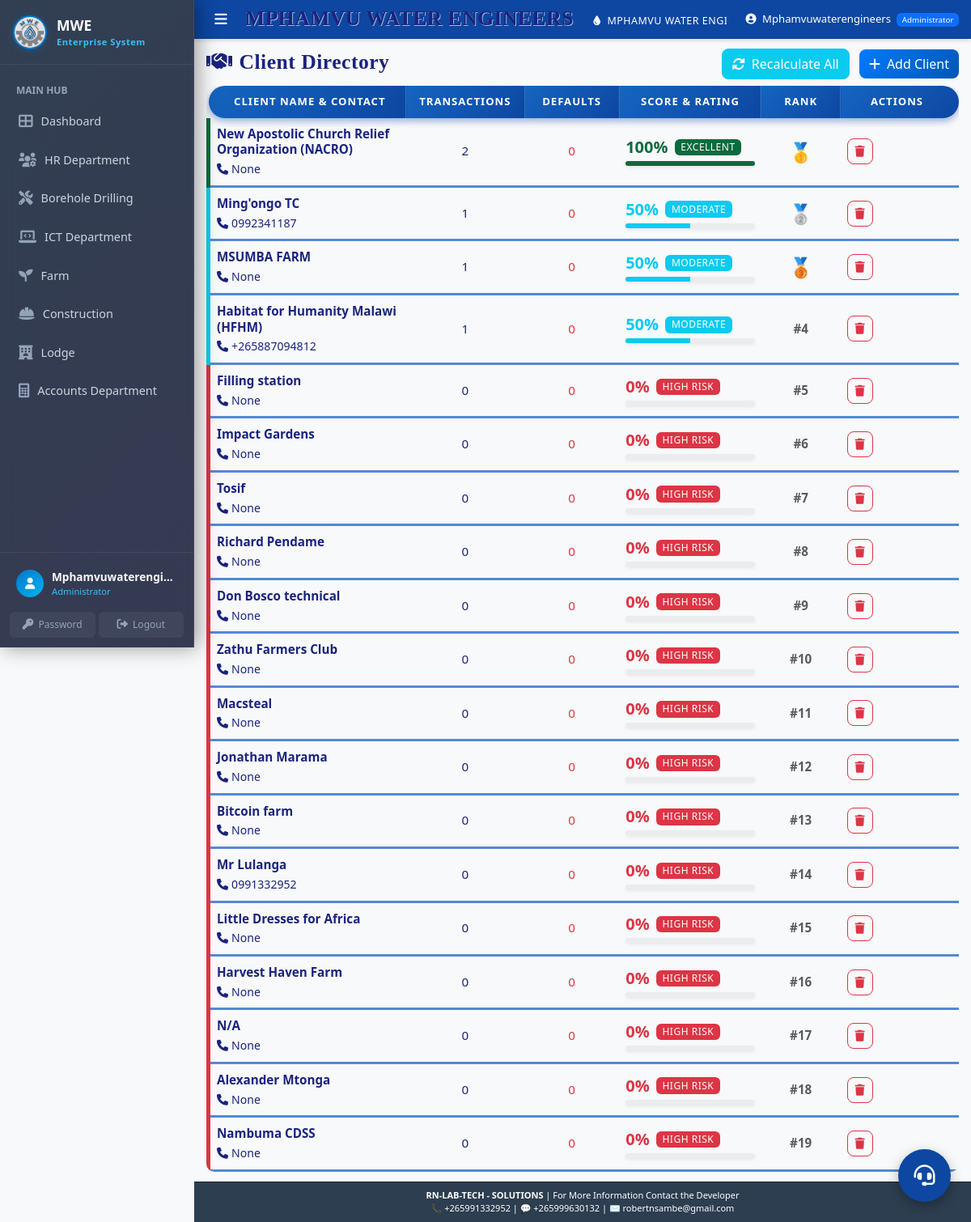
The page /clients/ (signed in) on the database its author committed.
### models.py (models this page shows)
class Client(db.Model):
    __tablename__ = 'clients'
    client_id = db.Column(db.Integer, primary_key=True)
    client_name = db.Column(db.String(200), nullable=False)
    phone = db.Column(db.String(20), nullable=False)
    email = db.Column(db.String(100))
    address = db.Column(db.Text, nullable=False)
    project_type = db.Column(db.String(100), nullable=False)
    quotation_amount = db.Column(db.Float, default=0)
    contract_status = db.Column(db.String(20), default='Pending')
    payment_status = db.Column(db.String(20), default='Pending')
    total_transactions = db.Column(db.Integer, default=0)
    completed_transactions = db.Column(db.Integer, default=0)
    on_time_payments = db.Column(db.Integer, default=0)
    defaults = db.Column(db.Integer, default=0)
    credit_score = db.Column(db.Integer, default=0)
    created_at = db.Column(db.DateTime, default=datetime.utcnow)
    updated_at = db.Column(db.DateTime, default=datetime.utcnow, onupdate=datetime.utcnow)
    department = db.Column(db.String(100), default='Borehole Drilling', nullable=False)
    reference_number = db.Column(db.String(50), unique=True, default=lambda: get_reference_number('CLI'))

### clients/client_routes.py (the view)
@clients_bp.route('/')
@login_required
def list_clients():
    query = Client.query
    query = apply_dept_filter(query, Client)
    clients = query.order_by(Client.credit_score.desc(), Client.created_at.desc()).all()
    return render_template('clients/list.html', clients=clients)

### app.py (called while the page is built)
@app.context_processor
def inject_now():
    return {
        'datetime': datetime,
    }

### clients/client_routes.py (called while the page is built)
def login_required(f):
    @wraps(f)
    def decorated_function(*args, **kwargs):
        if 'user_id' not in session:
            flash('Please log in to access this page.', 'error')
            return redirect(url_for('login'))
        return f(*args, **kwargs)
    return decorated_function

### utils/auth_utils.py (called while the page is built)
def apply_dept_filter(query, model):
    role = session.get('role')
    dept_context = session.get('department_context')
    if dept_context:
        return query.filter(model.department == dept_context)
    if role in ['Administrator', 'Director', 'HR Manager', 'Accountant']:
        return query # No filter applied, they see everything
    return query.filter(model.department == 'Borehole Drilling')

### templates/clients/list.html (shortened to what this page needs)
{% extends "base.html" %}
{% block content %}
<div class="row mb-2">
    <div class="col-12">
        <div class="d-flex justify-content-between align-items-center">
            <h2><i class="fas fa-handshake me-2"></i>Client Directory</h2>
            <div>
                <form method="POST" action="{{ url_for('clients.recalculate_all_scores') }}" style="display:inline;">
                    <button type="submit" class="btn btn-info text-white me-2">
                        <i class="fas fa-sync-alt me-2"></i>Recalculate All
                    </button>
                </form>
                <a href="{{ url_for('clients.add_client') }}" class="btn btn-primary">
                    <i class="fas fa-plus me-2"></i>Add Client
                </a>
            </div>
        </div>
    </div>
</div>
<div class="card">
    <div class="card-body p-0">
        {% if clients %}
        <div class="table-responsive">
            <table class="table table-hover">
                <thead>
                        <th style="width: 25%;">Client Name & Contact</th>
                        <th style="width: 15%;">Transactions</th>
                        <th style="width: 12%;">Defaults</th>
                        <th style="width: 18%;">Score & Rating</th>
                        <th style="width: 10%;">Rank</th>
                        <th style="width: 15%;">Actions</th>
                </thead>
                <tbody>
                    {% set ns = namespace(max_raw=1) %}
                    {% for c in clients %}
                        {% if (c.credit_score or 0) > ns.max_raw %}
                            {% set ns.max_raw = c.credit_score %}
                        {% endif %}
                    {% endfor %}
                    {% for client in clients %}
                        {% set raw_val = client.credit_score or 0 %}
                        {% set calc_val = ((raw_val / ns.max_raw) * 100) | round | int %}
                        {% set calc_val = 0 if calc_val < 0 else calc_val %}
                        {% set score = 100 if calc_val > 100 else calc_val %}
                        {% if score >= 90 %}
                            {% set rating_text = 'Excellent' %}
                            {% set r_color = '#0c6b3e' %}
                        {% elif score >= 75 %}
                            {% set rating_text = 'Very Reliable' %}
                            {% set r_color = '#198754' %}
                        {% elif score >= 60 %}
                            {% set rating_text = 'Reliable' %}
                            {% set r_color = '#20c997' %}
                        {% elif score >= 40 %}
                            {% set rating_text = 'Moderate' %}
                            {% set r_color = '#0dcaf0' %}
                        {% elif score >= 20 %}
                            {% set rating_text = 'Risk' %}
                            {% set r_color = '#fd7e14' %}
                        {% else %}
                            {% set rating_text = 'High Risk' %}
                            {% set r_color = '#dc3545' %}
                        {% endif %}
                    <tr>
                        <td style="border-left: 5px solid {{ r_color }} !important;">
                            <div class="fw-bold mb-1">{{ client.client_name }}</div>
                            <div class="contact-line small"><i class="fas fa-phone me-1"></i>{{ client.phone }}</div>
                        </td>
                        <td class="text-center fw-medium">{{ client.completed_transactions or 0 }}</td>
                        <td class="text-center fw-medium text-danger">{{ client.defaults or 0 }}</td>
                        <td>
                            <div class="d-flex align-items-center mb-1">
                                <div class="fw-bold fs-5 me-2" style="color: {{ r_color }};">{{ score }}%</div>
                                <span class="badge text-uppercase text-white" style="background-color: {{ r_color }}; letter-spacing: 0.5px; font-size: 0.75rem;">{{ rating_text }}</span>
                            </div>
                            <div class="progress shadow-sm" style="height: 6px; width: 100%; border-radius: 3px; background-color: rgba(0,0,0,0.05);">
                                <div class="progress-bar" role="progressbar" style="width: {{ score }}%; background-color: {{ r_color }};" aria-valuenow="{{ score }}" aria-valuemin="0" aria-valuemax="100"></div>
                            </div>
                        </td>
                        <td class="text-center">
                            {% if loop.index == 1 %}
                                <span style="font-size: 1.5rem;" title="1st Place">🥇</span>
                            {% elif loop.index == 2 %}
                                <span style="font-size: 1.5rem;" title="2nd Place">🥈</span>
                            {% elif loop.index == 3 %}
                                <span style="font-size: 1.5rem;" title="3rd Place">🥉</span>
                            {% else %}
                                <span class="fw-bold text-muted">#{{ loop.index }}</span>
                            {% endif %}
                        </td>
                        <td>
                            <div class="d-flex gap-1">
                                <form method="POST" action="{{ url_for('clients.delete_client', client_id=client.client_id) }}" onsubmit="return confirm('Are you sure you want to delete this client?');" style="display:inline;">
                                    <button type="submit" class="btn btn-sm btn-outline-danger action-btn" title="Delete">
                                        <i class="fas fa-trash"></i>
                                    </button>
                                </form>
                            </div>
                        </td>
                    </tr>
                    {% endfor %}
                </tbody>
            </table>
        </div>
        {% endif %}
    </div>
</div>
{% endblock %}

### static/css/style.css (style rules this page uses)
:root { --primary-color: #007bff; --secondary-color: #6c757d; --success-color: #28a745; --danger-color: #dc3545; --warning-color: #ffc107; --info-color: #17a2b8; --light-color: #f8f9fa; --dark-color: #343a40; --water-blue: #00d4ff; --water-dark: #0056b3; --sidebar-width: 240px; --sidebar-collapsed-width: 72px; --sidebar-bg: #1a2332; --sidebar-hover: #243044; --sidebar-active: rgba(0, 119, 204, 0.2); --sidebar-active-border: #0077cc; --sidebar-text: rgba(255, 255, 255, 0.7); --sidebar-text-active: #ffffff; --header-height: 48px; --transition-speed: 0.3s; }
body { font-family: 'Segoe UI', Tahoma, Geneva, Verdana, sans-serif; background-color: #f0f2f5; margin: 0; overflow-x: hidden; }
.main-content h2 { font-size: 1.25rem; margin-bottom: 0.25rem; }
.card { border: none; border-radius: 15px; box-shadow: 0 5px 15px rgba(0,0,0,0.08); transition: transform 0.3s ease, box-shadow 0.3s ease; }
.card-body { padding: 12px 15px; }
.btn { border-radius: 8px; font-weight: 500; transition: all 0.3s ease; }
.btn-primary { background: linear-gradient(135deg, var(--primary-color), var(--water-dark)); border: none; }
.table { border-radius: 10px; overflow: hidden; }
.table thead th { background: linear-gradient(135deg, var(--primary-color), var(--water-dark)); color: white; border: none; font-weight: 600; padding: 8px 10px; font-size: 0.85rem; }
.table tbody td { padding: 6px 10px; font-size: 0.85rem; vertical-align: middle; }
.badge { font-weight: 500; border-radius: 6px; }
.fade-in { animation: fadeIn 0.5s ease-in; }

### templates/clients/list.html (style rules this page uses)
body { background-color: #f8f9fa !important; }
h2 { color: #1a237e !important; font-weight: 800; font-family: 'Georgia', serif; font-size: 1.6rem !important; letter-spacing: 0.5px; text-shadow: 1px 1px 0 rgba(255, 255, 255, 0.6); }
.card, .card-body, .card-header, .table-responsive { background: transparent !important; border: none !important; box-shadow: none !important; }
.table { background: transparent !important; border-collapse: collapse !important; table-layout: fixed !important; width: 100%; margin-bottom: 0; }
.table thead th { background: linear-gradient(135deg, #1565c0 0%, #0d47a1 100%) !important; color: #ffffff !important; font-weight: 700; font-size: 0.82rem; text-transform: uppercase; letter-spacing: 1px; padding: 10px 8px !important; border: none !important; border-right: 1px solid rgba(255,255,255,0.15) !important; text-align: center; white-space: nowrap; box-shadow: 0 4px 8px rgba(13, 71, 161, 0.4); }
.table thead th:first-child { border-radius: 20px 0 0 20px; padding-left: 15px !important; }
.table thead th:last-child { border-radius: 0 20px 20px 0; border-right: none !important; padding-right: 15px !important; }
.table tbody td { background: transparent !important; color: #1a237e; font-size: 0.95rem; vertical-align: middle !important; padding: 10px 8px !important; border-top: none !important; border-bottom: 3px solid rgba(30, 100, 200, 0.75) !important; line-height: 1.3; }
.action-btn { width: 32px; height: 32px; display: inline-flex; align-items: center; justify-content: center; border-radius: 8px; transition: all 0.3s ease; }
.contact-line { font-size: 0.88rem; color: #1a237e; line-height: 1.4; }

### rows shown on the page
Client: client_name "New Apostolic Church Relief Organization (NACRO)", phone "None", completed_transactions "2", defaults "0", score "100", rating_text "EXCELLENT"
Client: client_name "Ming'ongo TC", phone "0992341187", completed_transactions "1", defaults "0", score "50", rating_text "MODERATE"
Client: client_name "MSUMBA FARM", phone "None", completed_transactions "1", defaults "0", score "50", rating_text "MODERATE"
Client: client_name "Habitat for Humanity Malawi (HFHM)", phone "+265887094812", completed_transactions "1", defaults "0", score "50", rating_text "MODERATE"
Client: client_name "Filling station", phone "None", completed_transactions "0", defaults "0", score "0", rating_text "HIGH RISK"
Client: client_name "Impact Gardens", phone "None", completed_transactions "0", defaults "0", score "0", rating_text "HIGH RISK"
Client: client_name "Tosif", phone "None", completed_transactions "0", defaults "0", score "0", rating_text "HIGH RISK"
Client: client_name "Richard Pendame", phone "None", completed_transactions "0", defaults "0", score "0", rating_text "HIGH RISK"
Client: client_name "Don Bosco technical", phone "None", completed_transactions "0", defaults "0", score "0", rating_text "HIGH RISK"
Client: client_name "Zathu Farmers Club", phone "None", completed_transactions "0", defaults "0", score "0", rating_text "HIGH RISK"
Client: client_name "Macsteal", phone "None", completed_transactions "0", defaults "0", score "0", rating_text "HIGH RISK"
Client: client_name "Jonathan Marama", phone "None", completed_transactions "0", defaults "0", score "0", rating_text "HIGH RISK"
Client: client_name "Bitcoin farm", phone "None", completed_transactions "0", defaults "0", score "0", rating_text "HIGH RISK"
Client: client_name "Mr Lulanga", phone "0991332952", completed_transactions "0", defaults "0", score "0", rating_text "HIGH RISK"
Client: client_name "Little Dresses for Africa", phone "None", completed_transactions "0", defaults "0", score "0", rating_text "HIGH RISK"
Client: client_name "Harvest Haven Farm", phone "None", completed_transactions "0", defaults "0", score "0", rating_text "HIGH RISK"
Client: client_name "N/A", phone "None", completed_transactions "0", defaults "0", score "0", rating_text "HIGH RISK"
Client: client_name "Alexander Mtonga", phone "None", completed_transactions "0", defaults "0", score "0", rating_text "HIGH RISK"
Client: client_name "Nambuma CDSS", phone "None", completed_transactions "0", defaults "0", score "0", rating_text "HIGH RISK"

### other values the page prints
{{ session.username }} "Mphamvuwaterengi…"
{{ session.role }} "Administrator"
{{ session.username }} "Mphamvuwaterengineers"
